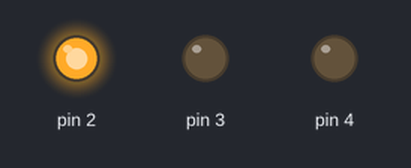
The sketch below on a simulated Arduino Uno, built with avr-gcc and run on an emulated ATmega328P. On the bench: output pins drawn as LEDs (lit = HIGH).

Above: at 2.0 s.
At 8.5 s:
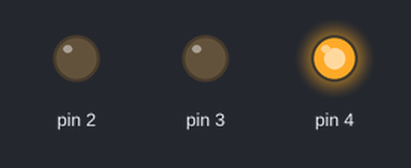
At 12.0 s:
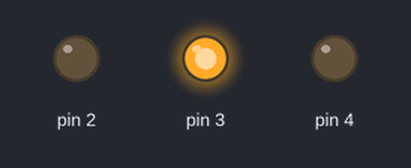
Timing chart, 0 to 16.9 s (numbered marks = the images above):
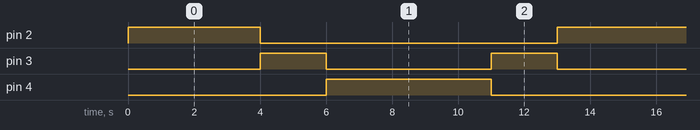

Measured:
- by itself, pin 2: alternates HIGH for 4.0 s and LOW for 9.0 s
- by itself, pin 3: repeats every 13.0 s: LOW 5.0 s, HIGH 2.0 s, LOW 4.0 s, HIGH 2.0 s
- by itself, pin 4: alternates HIGH for 5.0 s and LOW for 8.0 s

The sketch:

tremendous_jarv_blad1.ino
```cpp
// C++ code
//
void setup()
{
  pinMode(2, OUTPUT);
  pinMode(3, OUTPUT);
  pinMode(4, OUTPUT);
}

void loop()
{
  digitalWrite(2, 1);
  delay(4000);
  digitalWrite(2, 0);
  digitalWrite(3, 1);
  delay(2000);
  digitalWrite(3, 0);
  digitalWrite(4, 1);
  delay(5000);
  digitalWrite(4, 0);
  digitalWrite(3, 1);
  delay(2000);
  digitalWrite(3, 0);

}
```
